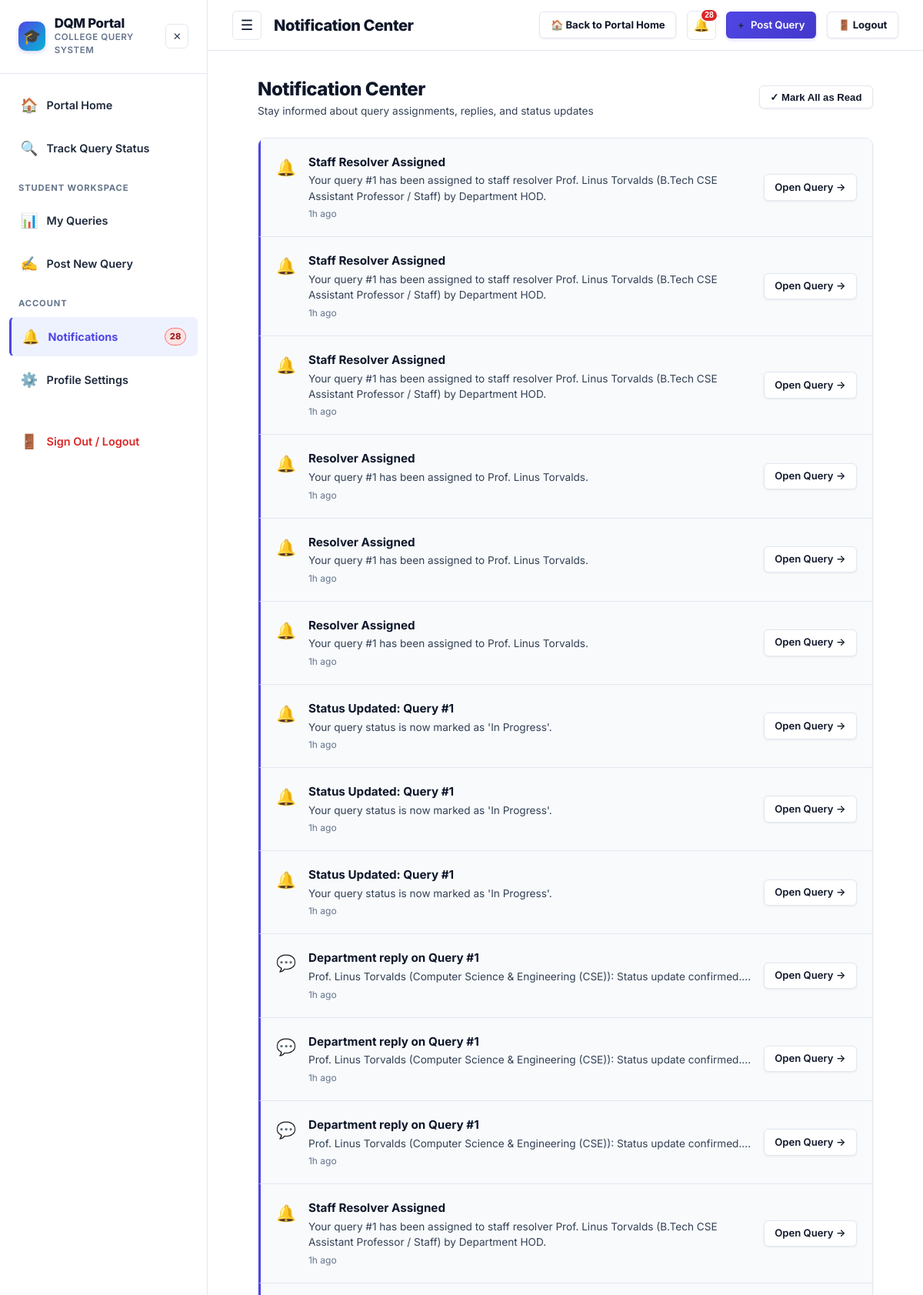
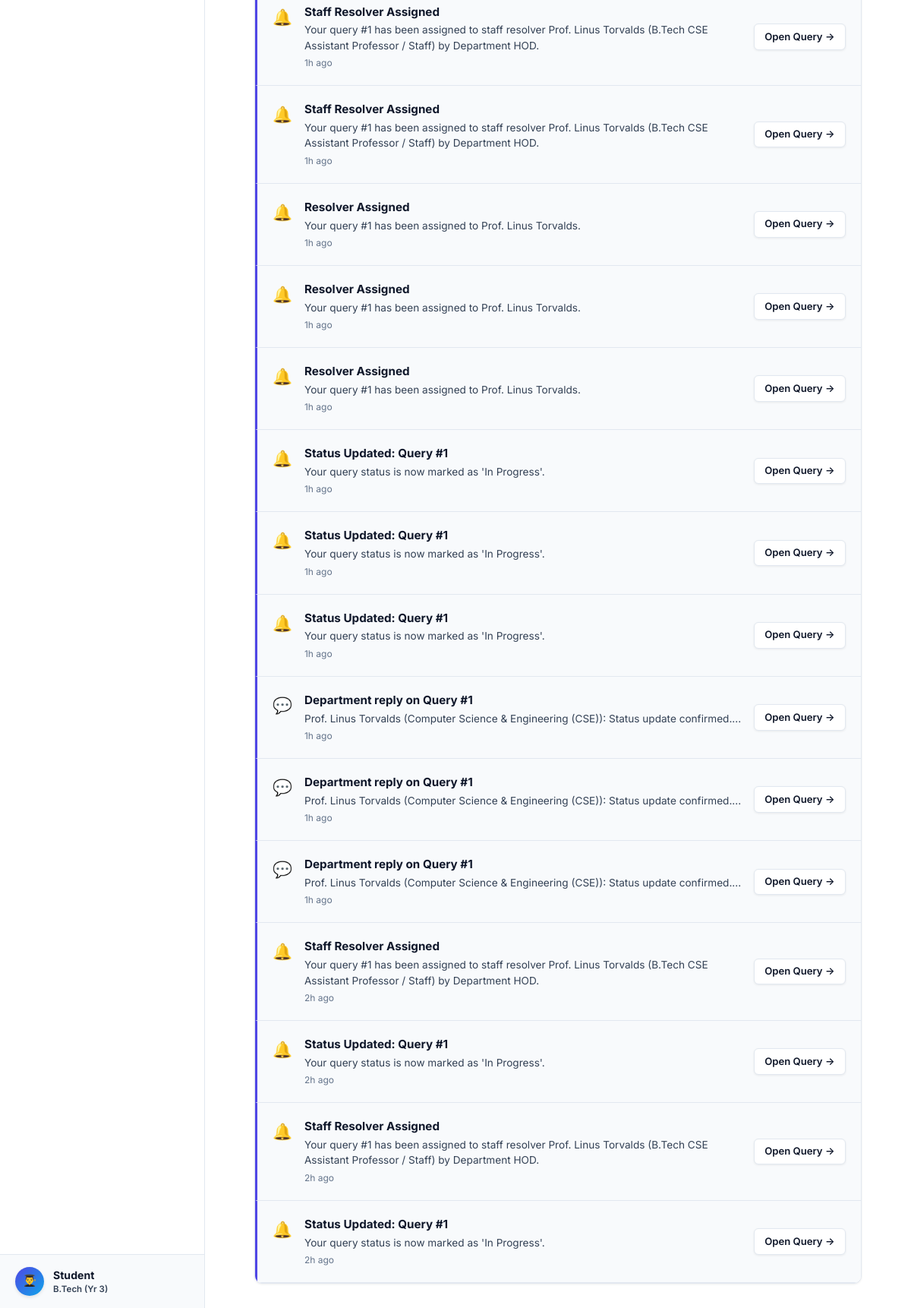
Page /notifications (signed in) on the committed database (2 pictures, top to bottom).
### tables this page shows
CREATE TABLE users (
    id INTEGER PRIMARY KEY AUTOINCREMENT,
    name TEXT DEFAULT 'Anonymous User',
    email TEXT NOT NULL UNIQUE,
    password_hash TEXT NOT NULL,
    role TEXT NOT NULL DEFAULT 'student',
    level TEXT,
    department TEXT,
    course TEXT,
    year INTEGER,
    phone TEXT,
    roll_no TEXT,
    designation TEXT,
    is_active INTEGER DEFAULT 1,
    last_active_at TIMESTAMP DEFAULT CURRENT_TIMESTAMP,
    created_at TIMESTAMP DEFAULT CURRENT_TIMESTAMP
);

CREATE TABLE notifications (
    id INTEGER PRIMARY KEY AUTOINCREMENT,
    user_id INTEGER NOT NULL,
    query_id INTEGER,
    title TEXT NOT NULL,
    message TEXT NOT NULL,
    type TEXT DEFAULT 'info',
    is_read INTEGER DEFAULT 0,
    created_at TIMESTAMP DEFAULT CURRENT_TIMESTAMP,
    FOREIGN KEY(user_id) REFERENCES users(id) ON DELETE CASCADE,
    FOREIGN KEY(query_id) REFERENCES queries(id) ON DELETE CASCADE
);

### app.py (the view)
@app.route('/notifications')
@login_required
def notifications():
    user = get_current_user()
    db = get_db()
    all_notifs = db.execute("""
        SELECT n.*, q.title as query_title
        FROM notifications n
        LEFT JOIN queries q ON n.query_id = q.id
        WHERE n.user_id = ?
        ORDER BY n.created_at DESC
    """, (user['id'],)).fetchall()
    return render_template('notifications.html', notifications=all_notifs)

### app.py (called while the page is built)
@app.after_request
def add_cache_headers(response):
    if request.path.startswith('/static/'):
        response.headers['Cache-Control'] = 'public, max-age=86400'
    return response

def login_required(f):
    @wraps(f)
    def decorated_function(*args, **kwargs):
        user = get_current_user()
        if not user:
            session.clear()
            flash('Please log in to access this page.', 'warning')
            return redirect(url_for('login', next=request.url))
        return f(*args, **kwargs)
    return decorated_function

def get_current_user():
    if hasattr(g, '_current_user'):
        return g._current_user
    if 'user_id' in session:
        db = get_db()
        user = db.execute('SELECT * FROM users WHERE id = ?', (session['user_id'],)).fetchone()
        if not user or not user['is_active']:
            session.clear()
            g._current_user = None
            return None
        g._current_user = dict(user)
        return g._current_user
    g._current_user = None
    return None

### database.py (called while the page is built)
def get_db():
    if 'db' not in g:
        g.db = sqlite3.connect(
            current_app.config['DATABASE'],
            detect_types=sqlite3.PARSE_DECLTYPES
        )
        g.db.row_factory = sqlite3.Row
        g.db.execute("PRAGMA foreign_keys = ON")
        g.db.execute("PRAGMA journal_mode = WAL")          # Concurrent reads + writes
        g.db.execute("PRAGMA synchronous = NORMAL")        # High performance with crash safety
        g.db.execute("PRAGMA cache_size = -16000")         # 16 MB in-memory cache
        g.db.execute("PRAGMA temp_store = MEMORY")         # Temp tables and sorting in RAM
        g.db.execute("PRAGMA mmap_size = 268435456")       # 256 MB memory-mapped I/O
        g.db.execute("PRAGMA busy_timeout = 5000")         # Wait up to 5s instead of throwing locked error
    return g.db

### templates/notifications.html (shortened to what this page needs)
{% extends 'base.html' %}
{% block page_title %}Notification Center{% endblock %}
{% block content %}
<div style="max-width: 800px; margin: 0 auto;">
  <div style="display: flex; justify-content: space-between; align-items: center; margin-bottom: 1.5rem;">
    <div>
      <h1 style="font-size: 1.5rem; font-weight: 800; color: var(--text-main); margin: 0;">Notification Center</h1>
      <p style="font-size: 0.85rem; color: var(--text-muted); margin: 0;">Stay informed about query assignments, replies, and status updates</p>
    </div>
    <button type="button" class="btn btn-secondary btn-sm" onclick="markAllRead()">
      ✓ Mark All as Read
    </button>
  </div>
  <div class="card" style="padding: 0; overflow: hidden;">
    {% if notifications %}
      {% for n in notifications %}
      <div class="notif-item {% if not n.is_read %}unread{% endif %}" style="padding: 1.25rem; display: flex; justify-content: space-between; align-items: center; border-bottom: 1px solid var(--border-color);">
        <div style="display: flex; gap: 1rem; align-items: flex-start;">
          <div style="font-size: 1.3rem; margin-top: 2px;">
            {% if n.type == 'urgent' %}🚨
            {% elif n.type == 'success' %}✅
            {% elif n.type == 'message' %}💬
            {% else %}🔔{% endif %}
          </div>
          <div>
            <div style="font-weight: 700; font-size: 0.95rem; color: var(--text-main);">{{ n.title }}</div>
            <div style="font-size: 0.85rem; color: var(--text-muted); margin-top: 2px;">{{ n.message }}</div>
            <div style="font-size: 0.75rem; color: var(--text-light); margin-top: 4px;">{{ n.created_at | timeago }}</div>
          </div>
        </div>
        <div>
          {% if n.query_id %}
          <a href="{{ url_for('query_details', query_id=n.query_id) }}" class="btn btn-secondary btn-sm" onclick="markSingleRead({{ n.id }})">
            Open Query →
          </a>
          {% endif %}
        </div>
      </div>
      {% endfor %}
    {% endif %}
  </div>
</div>
{% endblock %}

### templates/base.html (shortened to what this page needs)
<!DOCTYPE html>
<html lang="en">
<head>
  <link rel="stylesheet" href="{{ url_for('static', filename='css/style.css') }}">
</head>
<body data-user-role="{{ current_user.role if current_user else '' }}" data-user-dept="{{ current_user.department if current_user else '' }}" data-user-id="{{ current_user.id if current_user else '' }}">
  <div class="app-container">
    {% if current_user %}
    <aside class="sidebar" id="appSidebar">
      <div class="sidebar-header">
        <a href="{{ url_for('index') }}" class="sidebar-brand-wrapper" style="text-decoration: none; color: inherit;">
          <div class="sidebar-logo">🎓</div>
          <div class="sidebar-brand">
            <h2>DQM Portal</h2>
            <p>College Query System</p>
          </div>
        </a>
        <button type="button" class="sidebar-close-btn" id="sidebarCloseBtn" title="Close Navigation" aria-label="Close Navigation">
          ✕
        </button>
      </div>
      <nav class="sidebar-nav">
        {% if current_user.role == 'principal' %}
        <div class="nav-section-title">Principal Navigation</div>
        <a href="{{ url_for('department_dashboard', dept='Others', view='received') }}" class="nav-item {% if request.endpoint == 'department_dashboard' and (request.args.get('view') in ['received', 'all'] or not request.args.get('view')) %}active{% endif %}">
          <span class="icon">📥</span> Received Queries
        </a>
        <a href="{{ url_for('department_dashboard', view='assigned') }}" class="nav-item {% if request.endpoint == 'department_dashboard' and request.args.get('view') == 'assigned' %}active{% endif %}">
          <span class="icon">🏛️</span> Handled by Principal
        </a>
        <a href="{{ url_for('admin_analytics') }}" class="nav-item {% if request.endpoint in ['admin_analytics', 'hod_analytics'] %}active{% endif %}">
          <span class="icon">📊</span> Analysis
        </a>
        <a href="{{ url_for('admin_users') }}" class="nav-item {% if request.endpoint == 'admin_users' %}active{% endif %}">
          <span class="icon">👥</span> Users
        </a>
        <a href="{{ url_for('admin_communicate_hod') }}" class="nav-item {% if request.endpoint == 'admin_communicate_hod' %}active{% endif %}">
          <span class="icon">💬</span> Communicate with HOD
        </a>
        {% else %}
        {% if not current_user or current_user.role == 'student' %}
        <a href="{{ url_for('index') }}" class="nav-item {% if request.endpoint == 'index' %}active{% endif %}">
          <span class="icon">🏠</span> Portal Home
        </a>
        <a href="{{ url_for('track_query') }}" class="nav-item {% if request.endpoint == 'track_query' %}active{% endif %}">
          <span class="icon">🔍</span> Track Query Status
        </a>
        {% endif %}
        {% if current_user.role == 'student' %}
        <div class="nav-section-title">Student Workspace</div>
        <a href="{{ url_for('dashboard') }}" class="nav-item {% if request.endpoint == 'dashboard' %}active{% endif %}">
          <span class="icon">📊</span> My Queries
        </a>
        <a href="{{ url_for('submit_query') }}" class="nav-item {% if request.endpoint == 'submit_query' %}active{% endif %}">
          <span class="icon">✍️</span> Post New Query
        </a>
        {% endif %}
        {% endif %}
        <div class="nav-section-title">Account</div>
        <a href="{{ url_for('notifications') }}" class="nav-item {% if request.endpoint == 'notifications' %}active{% endif %}">
          <span class="icon">🔔</span> Notifications
          {% if unread_notifications_count > 0 %}
          <span class="badge badge-urgent" style="margin-left: auto; padding: 2px 6px; font-size: 0.7rem;">{{ unread_notifications_count }}</span>
          {% endif %}
        </a>
        <a href="{{ url_for('profile') }}" class="nav-item {% if request.endpoint == 'profile' %}active{% endif %}">
          <span class="icon">⚙️</span> Profile Settings
        </a>
        <a href="{{ url_for('logout') }}" class="nav-item nav-item-logout" style="margin-top: 1.5rem;">
          <span class="icon">🚪</span> Sign Out / Logout
        </a>
      </nav>
      <div class="sidebar-footer">
        <div class="user-avatar-circle">
          {% if current_user.role == 'student' %}👨‍🎓{% elif current_user.role == 'hod' %}🎓{% elif current_user.role == 'ao' %}🏢{% elif current_user.role == 'office_staff' %}💼{% elif current_user.role == 'principal' %}🏛️{% elif current_user.role in ['staff', 'faculty'] %}👩‍🏫{% else %}⚡{% endif %}
        </div>
        <div style="flex-grow: 1; overflow: hidden;">
          <div style="font-size: 0.88rem; font-weight: 700; color: var(--text-main); white-space: nowrap; overflow: hidden; text-overflow: ellipsis;">
            {% if current_user.role == 'student' %}Student
            {% elif current_user.role == 'office_staff' %}Office Staff
            {% elif current_user.role in ['staff', 'faculty'] %}Department Staff
            {% elif current_user.role == 'hod' %}Head of Dept (HOD)
            {% elif current_user.role == 'ao' %}Administrative Officer (AO)
            {% elif current_user.role == 'principal' %}Principal
            {% else %}Central Administrator{% endif %}
          </div>
          <div style="font-size: 0.72rem; color: var(--text-muted); font-weight: 600;">
            {% if current_user.role == 'student' %}
              {{ current_user.course or 'Campus' }}{% if current_user.year %} (Yr {{ current_user.year }}){% endif %}
            {% elif current_user.role in ['ao', 'principal', 'admin'] %}
              {{ current_user.designation or 'Campus Administration' }}
            {% elif current_user.role == 'office_staff' %}
              Administrative Department
            {% else %}
              {{ current_user.department or 'Campus Support' }}
            {% endif %}
          </div>
        </div>
      </div>
    </aside>
    {% endif %}
    <div class="main-content">
      {% if current_user %}
      <header class="topbar">
        <div class="topbar-left">
          <button class="sidebar-toggle-btn" id="sidebarToggle" title="Toggle Navigation Menu" aria-label="Toggle Navigation Menu">
            ☰
          </button>
          <div class="topbar-title">{% block page_title %}Dashboard{% endblock %}</div>
        </div>
        <div class="topbar-right">
          {% if not current_user or current_user.role == 'student' %}
          <a href="{{ url_for('index') }}" class="btn btn-secondary btn-sm" title="Back to Portal Home" style="font-weight: 700; display: inline-flex; align-items: center; gap: 0.35rem;">
            🏠 Back to Portal Home
          </a>
          {% endif %}
          <div class="notif-wrapper">
            <button class="notif-btn" id="notifBtn" aria-label="Notifications" title="Notifications">
              🔔
              {% if unread_notifications_count > 0 %}
              <span class="notif-badge">{{ unread_notifications_count }}</span>
              {% endif %}
            </button>
          </div>
          {% if current_user.role in ['student', 'faculty'] %}
          <a href="{{ url_for('submit_query') }}" class="btn btn-primary btn-sm">
            <span>+</span> Post Query
          </a>
          {% endif %}
          <a href="{{ url_for('logout') }}" class="btn btn-secondary btn-sm" title="Sign Out of Portal" style="font-weight: 700;">
            🚪 Logout
          </a>
        </div>
      </header>
      {% endif %}
      <main class="page-body">
        {% block content %}{% endblock %}
      </main>
    </div>
  </div>
</body>
</html>

### rows in the picture
users: course "B.Tech", year "3"
notifications: title "Staff Resolver Assigned", message "Your query #1 has been assigned to staff resolver Prof. Linus Torvalds (B.Tech CSE Assistant Professor / Staff) by Department HOD.", created_at "1h ago"
notifications: title "Staff Resolver Assigned", message "Your query #1 has been assigned to staff resolver Prof. Linus Torvalds (B.Tech CSE Assistant Professor / Staff) by Department HOD.", created_at "1h ago"
notifications: title "Staff Resolver Assigned", message "Your query #1 has been assigned to staff resolver Prof. Linus Torvalds (B.Tech CSE Assistant Professor / Staff) by Department HOD.", created_at "1h ago"
notifications: title "Resolver Assigned", message "Your query #1 has been assigned to Prof. Linus Torvalds.", created_at "1h ago"
notifications: title "Resolver Assigned", message "Your query #1 has been assigned to Prof. Linus Torvalds.", created_at "1h ago"
notifications: title "Resolver Assigned", message "Your query #1 has been assigned to Prof. Linus Torvalds.", created_at "1h ago"
notifications: title "Status Updated: Query #1", message "Your query status is now marked as 'In Progress'.", created_at "1h ago"
notifications: title "Status Updated: Query #1", message "Your query status is now marked as 'In Progress'.", created_at "1h ago"
notifications: title "Status Updated: Query #1", message "Your query status is now marked as 'In Progress'.", created_at "1h ago"
notifications: title "Department reply on Query #1", message "Prof. Linus Torvalds (Computer Science & Engineering (CSE)): Status update confirmed....", created_at "1h ago"
notifications: title "Department reply on Query #1", message "Prof. Linus Torvalds (Computer Science & Engineering (CSE)): Status update confirmed....", created_at "1h ago"
notifications: title "Department reply on Query #1", message "Prof. Linus Torvalds (Computer Science & Engineering (CSE)): Status update confirmed....", created_at "1h ago"
notifications: title "Staff Resolver Assigned", message "Your query #1 has been assigned to staff resolver Prof. Linus Torvalds (B.Tech CSE Assistant Professor / Staff) by Department HOD.", created_at "1h ago"
notifications: title "Staff Resolver Assigned", message "Your query #1 has been assigned to staff resolver Prof. Linus Torvalds (B.Tech CSE Assistant Professor / Staff) by Department HOD.", created_at "1h ago"
notifications: title "Staff Resolver Assigned", message "Your query #1 has been assigned to staff resolver Prof. Linus Torvalds (B.Tech CSE Assistant Professor / Staff) by Department HOD.", created_at "1h ago"
notifications: title "Resolver Assigned", message "Your query #1 has been assigned to Prof. Linus Torvalds.", created_at "1h ago"
notifications: title "Resolver Assigned", message "Your query #1 has been assigned to Prof. Linus Torvalds.", created_at "1h ago"
notifications: title "Resolver Assigned", message "Your query #1 has been assigned to Prof. Linus Torvalds.", created_at "1h ago"
notifications: title "Status Updated: Query #1", message "Your query status is now marked as 'In Progress'.", created_at "1h ago"
notifications: title "Status Updated: Query #1", message "Your query status is now marked as 'In Progress'.", created_at "1h ago"
notifications: title "Status Updated: Query #1", message "Your query status is now marked as 'In Progress'.", created_at "1h ago"
notifications: title "Department reply on Query #1", message "Prof. Linus Torvalds (Computer Science & Engineering (CSE)): Status update confirmed....", created_at "1h ago"
notifications: title "Department reply on Query #1", message "Prof. Linus Torvalds (Computer Science & Engineering (CSE)): Status update confirmed....", created_at "1h ago"
notifications: title "Department reply on Query #1", message "Prof. Linus Torvalds (Computer Science & Engineering (CSE)): Status update confirmed....", created_at "1h ago"
notifications: title "Staff Resolver Assigned", message "Your query #1 has been assigned to staff resolver Prof. Linus Torvalds (B.Tech CSE Assistant Professor / Staff) by Department HOD.", created_at "2h ago"
notifications: title "Status Updated: Query #1", message "Your query status is now marked as 'In Progress'.", created_at "2h ago"
notifications: title "Staff Resolver Assigned", message "Your query #1 has been assigned to staff resolver Prof. Linus Torvalds (B.Tech CSE Assistant Professor / Staff) by Department HOD.", created_at "2h ago"
notifications: title "Status Updated: Query #1", message "Your query status is now marked as 'In Progress'.", created_at "2h ago"

### other values in the picture
{{ unread_notifications_count }} "28"
